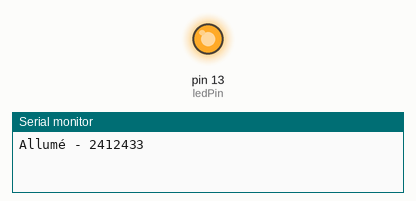
This sketch was run on a simulated Arduino Uno, built with avr-gcc and run on an emulated ATmega328P. Shown: output pins drawn as LEDs (lit = HIGH), the last lines printed to the serial monitor.

Above: at 1.0 s.
At 6.5 s:
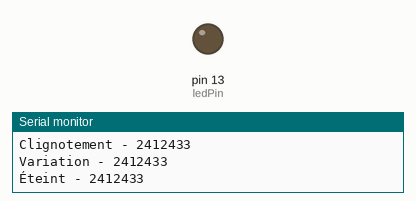
Timing chart, 0 to 9.8 s (numbered marks = the images above):
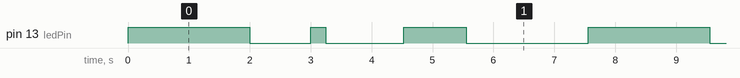

Measured:
- by itself, pin 13 (ledPin): repeats every 7.6 s: LOW 1.0 s, HIGH 0.25 s, LOW 1.3 s, HIGH 1.0 s, LOW 2.0 s, HIGH 2.0 s
- by itself, everything shown: repeats every 7.6 s, in 6 steps

The sketch:

0sx_labo_01.ino
```cpp
const int ledPin = 13;
int del=2048/256;
int delai=2000;
int delai_clignotement=250;
void setup() {
    Serial.begin(9600);
    pinMode(ledPin, OUTPUT);
}

void allumerLED() {
    Serial.println("Allumé - 2412433");
    digitalWrite(ledPin, HIGH);
    delay(delai);
}

void clignoterLED(int nombreClignotements) {
    Serial.println("Clignotement - 2412433");

    int intensite = 50;
    int incrementation = (255 - intensite) / nombreClignotements;

    for (int i = 0; i < nombreClignotements; i++) {
        analogWrite(ledPin, intensite);
        delay(delai_clignotement);
        analogWrite(ledPin, 0);
        delay(delai_clignotement);
        intensite += incrementation;
    }
}

void varierIntensiteLED() {
    Serial.println("Variation - 2412433");

    for (int i = 0; i <= 255; i++) {
        analogWrite(ledPin, i);
        delay(del);
    }
}

void eteindreLED() {
    Serial.println("Éteint - 2412433");
    digitalWrite(ledPin, LOW);
    delay(delai);
}

void loop() {
    allumerLED();
    clignoterLED(3);
    varierIntensiteLED();
    eteindreLED();
}
```
